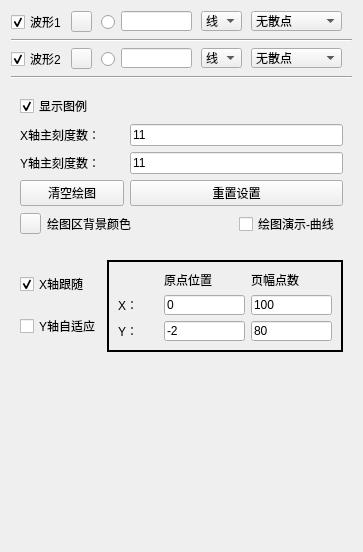
            <widget class="QWidget" name="page_curveCfg">
             <property name="geometry">
              <rect>
               <x>0</x>
               <y>0</y>
               <width>363</width>
               <height>552</height>
              </rect>
             </property>
             <attribute name="icon">
              <iconset>
               <normaloff>:/chart_curve_32px_506507_easyicon.net.ico</normaloff>:/chart_curve_32px_506507_easyicon.net.ico</iconset>
             </attribute>
             <attribute name="label">
              <string>曲线/散点设置</string>
             </attribute>
             <layout class="QVBoxLayout" name="verticalLayout_4">
              <item>
               <widget class="QWidget" name="widget_3" native="true">
                <property name="minimumSize">
                 <size>
                  <width>335</width>
                  <height>22</height>
                 </size>
                </property>
                <property name="maximumSize">
                 <size>
                  <width>16777215</width>
                  <height>22</height>
                 </size>
                </property>
                <widget class="QLineEdit" name="txtValueCurve1">
                 <property name="geometry">
                  <rect>
                   <x>110</x>
                   <y>0</y>
                   <width>71</width>
                   <height>20</height>
                  </rect>
                 </property>
                 <property name="text">
                  <string/>
                 </property>
                </widget>
                <widget class="QRadioButton" name="rdoBoldCurve1">
                 <property name="geometry">
                  <rect>
                   <x>90</x>
                   <y>3</y>
                   <width>16</width>
                   <height>16</height>
                  </rect>
                 </property>
                 <property name="text">
                  <string/>
                 </property>
                 <property name="checked">
                  <bool>false</bool>
                 </property>
                </widget>
                <widget class="QCheckBox" name="chkVisibleCurve1">
                 <property name="geometry">
                  <rect>
                   <x>0</x>
                   <y>3</y>
                   <width>53</width>
                   <height>16</height>
                  </rect>
                 </property>
                 <property name="text">
                  <string>波形1</string>
                 </property>
                 <property name="checked">
                  <bool>true</bool>
                 </property>
                </widget>
                <widget class="QPushButton" name="btnColourCurve1">
                 <property name="geometry">
                  <rect>
                   <x>60</x>
                   <y>0</y>
                   <width>21</width>
                   <height>21</height>
                  </rect>
                 </property>
                 <property name="text">
                  <string/>
                 </property>
                </widget>
                <widget class="QComboBox" name="cmbScatterStyle1">
                 <property name="geometry">
                  <rect>
                   <x>240</x>
                   <y>0</y>
                   <width>91</width>
                   <height>20</height>
                  </rect>
                 </property>
                 <property name="focusPolicy">
                  <enum>Qt::WheelFocus</enum>
                 </property>
                 <property name="maxVisibleItems">
                  <number>20</number>
                 </property>
                 <item>
                  <property name="text">
                   <string>无散点</string>
                  </property>
                  <property name="icon">
                   <iconset>
                    <normaloff>:/pic/ssNone.png</normaloff>:/pic/ssNone.png</iconset>
                  </property>
                 </item>
                 <item>
                  <property name="text">
                   <string>x形</string>
                  </property>
                  <property name="icon">
                   <iconset>
                    <normaloff>:/pic/ssCross.png</normaloff>:/pic/ssCross.png</iconset>
                  </property>
                 </item>
                 <item>
                  <property name="text">
                   <string>+形</string>
                  </property>
                  <property name="icon">
                   <iconset>
                    <normaloff>:/pic/ssPlus.png</normaloff>:/pic/ssPlus.png</iconset>
                  </property>
                 </item>
                 <item>
                  <property name="text">
                   <string>空心圆</string>
                  </property>
                  <property name="icon">
                   <iconset>
                    <normaloff>:/pic/ssCircle.png</normaloff>:/pic/ssCircle.png</iconset>
                  </property>
                 </item>
                 <item>
                  <property name="text">
                   <string>实心圆</string>
                  </property>
                  <property name="icon">
                   <iconset>
                    <normaloff>:/pic/ssDisc.png</normaloff>:/pic/ssDisc.png</iconset>
                  </property>
                 </item>
                 <item>
                  <property name="text">
                   <string>矩形</string>
                  </property>
                  <property name="icon">
                   <iconset>
                    <normaloff>:/pic/ssSquare.png</normaloff>:/pic/ssSquare.png</iconset>
                  </property>
                 </item>
                 <item>
                  <property name="text">
                   <string>菱形</string>
                  </property>
                  <property name="icon">
                   <iconset>
                    <normaloff>:/pic/ssDiamond.png</normaloff>:/pic/ssDiamond.png</iconset>
                  </property>
                 </item>
                 <item>
                  <property name="text">
                   <string>星形</string>
                  </property>
                  <property name="icon">
                   <iconset>
                    <normaloff>:/pic/ssStar.png</normaloff>:/pic/ssStar.png</iconset>
                  </property>
                 </item>
                 <item>
                  <property name="text">
                   <string>正三角</string>
                  </property>
                  <property name="icon">
                   <iconset>
                    <normaloff>:/pic/ssTriangle.png</normaloff>:/pic/ssTriangle.png</iconset>
                  </property>
                 </item>
                 <item>
                  <property name="text">
                   <string>倒三角</string>
                  </property>
                  <property name="icon">
                   <iconset>
                    <normaloff>:/pic/ssTriangleInverted.png</normaloff>:/pic/ssTriangleInverted.png</iconset>
                  </property>
                 </item>
                 <item>
                  <property name="text">
                   <string>x框</string>
                  </property>
                  <property name="icon">
                   <iconset>
                    <normaloff>:/pic/ssCrossSquare.png</normaloff>:/pic/ssCrossSquare.png</iconset>
                  </property>
                 </item>
                 <item>
                  <property name="text">
                   <string>+框</string>
                  </property>
                  <property name="icon">
                   <iconset>
                    <normaloff>:/pic/ssPlusSquare.png</normaloff>:/pic/ssPlusSquare.png</iconset>
                  </property>
                 </item>
                 <item>
                  <property name="text">
                   <string>x圆</string>
                  </property>
                  <property name="icon">
                   <iconset>
                    <normaloff>:/pic/ssCrossCircle.png</normaloff>:/pic/ssCrossCircle.png</iconset>
                  </property>
                 </item>
                 <item>
                  <property name="text">
                   <string>+圆</string>
                  </property>
                  <property name="icon">
                   <iconset>
                    <normaloff>:/pic/ssPlusCircle.png</normaloff>:/pic/ssPlusCircle.png</iconset>
                  </property>
                 </item>
                 <item>
                  <property name="text">
                   <string>和平</string>
                  </property>
                  <property name="icon">
                   <iconset>
                    <normaloff>:/pic/ssPeace.png</normaloff>:/pic/ssPeace.png</iconset>
                  </property>
                 </item>
                </widget>
                <widget class="QComboBox" name="cmbLineStyle1">
                 <property name="geometry">
                  <rect>
                   <x>190</x>
                   <y>0</y>
                   <width>41</width>
                   <height>20</height>
                  </rect>
                 </property>
                 <property name="currentIndex">
                  <number>1</number>
                 </property>
                 <item>
                  <property name="text">
                   <string>点</string>
                  </property>
                 </item>
                 <item>
                  <property name="text">
                   <string>线</string>
                  </property>
                 </item>
                 <item>
                  <property name="text">
                   <string>左</string>
                  </property>
                 </item>
                 <item>
                  <property name="text">
                   <string>右</string>
                  </property>
                 </item>
                 <item>
                  <property name="text">
                   <string>中</string>
                  </property>
                 </item>
                 <item>
                  <property name="text">
                   <string>积</string>
                  </property>
                 </item>
                </widget>
               </widget>
              </item>
              <item>
               <widget class="Line" name="line">
                <property name="orientation">
                 <enum>Qt::Horizontal</enum>
                </property>
               </widget>
              </item>
              <item>
               <widget class="QWidget" name="widget_4" native="true">
                <property name="minimumSize">
                 <size>
                  <width>0</width>
                  <height>22</height>
                 </size>
                </property>
                <property name="maximumSize">
                 <size>
                  <width>16777215</width>
                  <height>22</height>
                 </size>
                </property>
                <widget class="QLineEdit" name="txtValueCurve2">
                 <property name="geometry">
                  <rect>
                   <x>110</x>
                   <y>0</y>
                   <width>71</width>
                   <height>20</height>
                  </rect>
                 </property>
                 <property name="text">
                  <string/>
                 </property>
                </widget>
                <widget class="QRadioButton" name="rdoBoldCurve2">
                 <property name="geometry">
                  <rect>
                   <x>90</x>
                   <y>3</y>
                   <width>16</width>
                   <height>16</height>
                  </rect>
                 </property>
                 <property name="text">
                  <string/>
                 </property>
                 <property name="checked">
                  <bool>false</bool>
                 </property>
                </widget>
                <widget class="QCheckBox" name="chkVisibleCurve2">
                 <property name="enabled">
                  <bool>true</bool>
                 </property>
                 <property name="geometry">
                  <rect>
                   <x>0</x>
                   <y>3</y>
                   <width>53</width>
                   <height>16</height>
                  </rect>
                 </property>
                 <property name="text">
                  <string>波形2</string>
                 </property>
                 <property name="checked">
                  <bool>true</bool>
                 </property>
                </widget>
                <widget class="QPushButton" name="btnColourCurve2">
                 <property name="geometry">
                  <rect>
                   <x>60</x>
                   <y>0</y>
                   <width>21</width>
                   <height>21</height>
                  </rect>
                 </property>
                 <property name="text">
                  <string/>
                 </property>
                </widget>
                <widget class="QComboBox" name="cmbLineStyle2">
                 <property name="geometry">
                  <rect>
                   <x>190</x>
                   <y>0</y>
                   <width>41</width>
                   <height>20</height>
                  </rect>
                 </property>
                 <property name="currentIndex">
                  <number>1</number>
                 </property>
                 <item>
                  <property name="text">
                   <string>点</string>
                  </property>
                 </item>
                 <item>
                  <property name="text">
                   <string>线</string>
                  </property>
                 </item>
                 <item>
                  <property name="text">
                   <string>左</string>
                  </property>
                 </item>
                 <item>
                  <property name="text">
                   <string>右</string>
                  </property>
                 </item>
                 <item>
                  <property name="text">
                   <string>中</string>
                  </property>
                 </item>
                 <item>
                  <property name="text">
                   <string>积</string>
                  </property>
                 </item>
                </widget>
                <widget class="QComboBox" name="cmbScatterStyle2">
                 <property name="geometry">
                  <rect>
                   <x>240</x>
                   <y>0</y>
                   <width>91</width>
                   <height>20</height>
                  </rect>
                 </property>
                 <property name="focusPolicy">
                  <enum>Qt::WheelFocus</enum>
                 </property>
                 <property name="maxVisibleItems">
                  <number>20</number>
                 </property>
                 <item>
                  <property name="text">
                   <string>无散点</string>
                  </property>
                  <property name="icon">
                   <iconset>
                    <normaloff>:/pic/ssNone.png</normaloff>:/pic/ssNone.png</iconset>
                  </property>
                 </item>
                 <item>
                  <property name="text">
                   <string>x形</string>
                  </property>
                  <property name="icon">
                   <iconset>
                    <normaloff>:/pic/ssCross.png</normaloff>:/pic/ssCross.png</iconset>
                  </property>
                 </item>
                 <item>
                  <property name="text">
                   <string>+形</string>
                  </property>
                  <property name="icon">
                   <iconset>
                    <normaloff>:/pic/ssPlus.png</normaloff>:/pic/ssPlus.png</iconset>
                  </property>
                 </item>
                 <item>
                  <property name="text">
                   <string>空心圆</string>
                  </property>
                  <property name="icon">
                   <iconset>
                    <normaloff>:/pic/ssCircle.png</normaloff>:/pic/ssCircle.png</iconset>
                  </property>
                 </item>
                 <item>
                  <property name="text">
                   <string>实心圆</string>
                  </property>
                  <property name="icon">
                   <iconset>
                    <normaloff>:/pic/ssDisc.png</normaloff>:/pic/ssDisc.png</iconset>
                  </property>
                 </item>
                 <item>
                  <property name="text">
                   <string>矩形</string>
                  </property>
                  <property name="icon">
                   <iconset>
                    <normaloff>:/pic/ssSquare.png</normaloff>:/pic/ssSquare.png</iconset>
                  </property>
                 </item>
                 <item>
                  <property name="text">
                   <string>菱形</string>
                  </property>
                  <property name="icon">
                   <iconset>
                    <normaloff>:/pic/ssDiamond.png</normaloff>:/pic/ssDiamond.png</iconset>
                  </property>
                 </item>
                 <item>
                  <property name="text">
                   <string>星形</string>
                  </property>
                  <property name="icon">
                   <iconset>
                    <normaloff>:/pic/ssStar.png</normaloff>:/pic/ssStar.png</iconset>
                  </property>
                 </item>
                 <item>
                  <property name="text">
                   <string>正三角</string>
                  </property>
                  <property name="icon">
                   <iconset>
                    <normaloff>:/pic/ssTriangle.png</normaloff>:/pic/ssTriangle.png</iconset>
                  </property>
                 </item>
                 <item>
                  <property name="text">
                   <string>倒三角</string>
                  </property>
                  <property name="icon">
                   <iconset>
                    <normaloff>:/pic/ssTriangleInverted.png</normaloff>:/pic/ssTriangleInverted.png</iconset>
                  </property>
                 </item>
                 <item>
                  <property name="text">
                   <string>x框</string>
                  </property>
                  <property name="icon">
                   <iconset>
                    <normaloff>:/pic/ssCrossSquare.png</normaloff>:/pic/ssCrossSquare.png</iconset>
                  </property>
                 </item>
                 <item>
                  <property name="text">
                   <string>+框</string>
                  </property>
                  <property name="icon">
                   <iconset>
                    <normaloff>:/pic/ssPlusSquare.png</normaloff>:/pic/ssPlusSquare.png</iconset>
                  </property>
                 </item>
                 <item>
                  <property name="text">
                   <string>x圆</string>
                  </property>
                  <property name="icon">
                   <iconset>
                    <normaloff>:/pic/ssCrossCircle.png</normaloff>:/pic/ssCrossCircle.png</iconset>
                  </property>
                 </item>
                 <item>
                  <property name="text">
                   <string>+圆</string>
                  </property>
                  <property name="icon">
                   <iconset>
                    <normaloff>:/pic/ssPlusCircle.png</normaloff>:/pic/ssPlusCircle.png</iconset>
                  </property>
                 </item>
                 <item>
                  <property name="text">
                   <string>和平</string>
                  </property>
                  <property name="icon">
                   <iconset>
                    <normaloff>:/pic/ssPeace.png</normaloff>:/pic/ssPeace.png</iconset>
                  </property>
                 </item>
                </widget>
               </widget>
              </item>
              <item>
               <widget class="Line" name="line_2">
                <property name="orientation">
                 <enum>Qt::Horizontal</enum>
                </property>
               </widget>
              </item>
              <item>
               <widget class="QWidget" name="widget" native="true">
                <layout class="QGridLayout" name="gridLayout_3">
                 <item row="0" column="0">
                  <widget class="QCheckBox" name="chkShowLegend">
                   <property name="text">
                    <string>显示图例</string>
                   </property>
                   <property name="checked">
                    <bool>true</bool>
                   </property>
                  </widget>
                 </item>
                 <item row="1" column="0">
                  <widget class="QLabel" name="label_2">
                   <property name="text">
                    <string>X轴主刻度数：</string>
                   </property>
                  </widget>
                 </item>
                 <item row="1" column="1" colspan="2">
                  <widget class="QLineEdit" name="txtMainScaleNumX">
                   <property name="text">
                    <string>11</string>
                   </property>
                  </widget>
                 </item>
                 <item row="2" column="0">
                  <widget class="QLabel" name="label_3">
                   <property name="text">
                    <string>Y轴主刻度数：</string>
                   </property>
                  </widget>
                 </item>
                 <item row="2" column="1" colspan="2">
                  <widget class="QLineEdit" name="txtMainScaleNumY">
                   <property name="text">
                    <string>11</string>
                   </property>
                  </widget>
                 </item>
                 <item row="3" column="0">
                  <widget class="QPushButton" name="btnClearGraphs">
                   <property name="text">
                    <string>清空绘图</string>
                   </property>
                  </widget>
                 </item>
                 <item row="3" column="1" colspan="2">
                  <widget class="QPushButton" name="btnResetSettings">
                   <property name="text">
                    <string>重置设置</string>
                   </property>
                  </widget>
                 </item>
                 <item row="4" column="0" colspan="2">
                  <layout class="QHBoxLayout" name="horizontalLayout_4">
                   <item>
                    <widget class="QPushButton" name="btnColourBack">
                     <property name="minimumSize">
                      <size>
                       <width>21</width>
                       <height>21</height>
                      </size>
                     </property>
                     <property name="maximumSize">
                      <size>
                       <width>21</width>
                       <height>21</height>
                      </size>
                     </property>
                     <property name="text">
                      <string/>
                     </property>
                    </widget>
                   </item>
                   <item>
                    <widget class="QLabel" name="label">
                     <property name="text">
                      <string>绘图区背景颜色</string>
                     </property>
                    </widget>
                   </item>
                  </layout>
                 </item>
                 <item row="4" column="2">
                  <widget class="QCheckBox" name="chkDrawDemo">
                   <property name="text">
                    <string>绘图演示-曲线</string>
                   </property>
                   <property name="checked">
                    <bool>false</bool>
                   </property>
                  </widget>
                 </item>
                </layout>
               </widget>
              </item>
              <item>
               <widget class="QWidget" name="widget_6" native="true">
                <layout class="QHBoxLayout" name="horizontalLayout_7">
                 <item>
                  <layout class="QVBoxLayout" name="verticalLayout_5">
                   <item>
                    <widget class="QCheckBox" name="chkTrackX">
                     <property name="text">
                      <string>X轴跟随</string>
                     </property>
                     <property name="checked">
                      <bool>true</bool>
                     </property>
                    </widget>
                   </item>
                   <item>
                    <widget class="QCheckBox" name="chkAdjustY">
                     <property name="text">
                      <string>Y轴自适应</string>
                     </property>
                    </widget>
                   </item>
                  </layout>
                 </item>
                 <item>
                  <widget class="QFrame" name="FramePagePoint">
                   <property name="frameShape">
                    <enum>QFrame::WinPanel</enum>
                   </property>
                   <property name="frameShadow">
                    <enum>QFrame::Plain</enum>
                   </property>
                   <layout class="QGridLayout" name="gridLayout_2">
                    <item row="0" column="1">
                     <widget class="QLabel" name="lblPointOrigin">
                      <property name="text">
                       <string>原点位置</string>
                      </property>
                     </widget>
                    </item>
                    <item row="0" column="2">
                     <widget class="QLabel" name="lblPointCount">
                      <property name="text">
                       <string>页幅点数</string>
                      </property>
                     </widget>
                    </item>
                    <item row="1" column="0">
                     <widget class="QLabel" name="lblPointCountX">
                      <property name="text">
                       <string>X：</string>
                      </property>
                     </widget>
                    </item>
                    <item row="1" column="1">
                     <widget class="QLineEdit" name="txtPointOriginX">
                      <property name="minimumSize">
                       <size>
                        <width>81</width>
                        <height>20</height>
                       </size>
                      </property>
                      <property name="maximumSize">
                       <size>
                        <width>81</width>
                        <height>20</height>
                       </size>
                      </property>
                      <property name="text">
                       <string>0</string>
                      </property>
                     </widget>
                    </item>
                    <item row="1" column="2">
                     <widget class="QLineEdit" name="txtPointCountX">
                      <property name="minimumSize">
                       <size>
                        <width>81</width>
                        <height>20</height>
                       </size>
                      </property>
                      <property name="maximumSize">
                       <size>
                        <width>81</width>
                        <height>20</height>
                       </size>
                      </property>
                      <property name="focusPolicy">
                       <enum>Qt::StrongFocus</enum>
                      </property>
                      <property name="text">
                       <string>100</string>
                      </property>
                     </widget>
                    </item>
                    <item row="2" column="0">
                     <widget class="QLabel" name="lblPointCountY">
                      <property name="text">
                       <string>Y：</string>
                      </property>
                     </widget>
                    </item>
                    <item row="2" column="1">
                     <widget class="QLineEdit" name="txtPointOriginY">
                      <property name="minimumSize">
                       <size>
                        <width>81</width>
                        <height>20</height>
                       </size>
                      </property>
                      <property name="maximumSize">
                       <size>
                        <width>81</width>
                        <height>20</height>
                       </size>
                      </property>
                      <property name="text">
                       <string>-2</string>
                      </property>
                     </widget>
                    </item>
                    <item row="2" column="2">
                     <widget class="QLineEdit" name="txtPointCountY">
                      <property name="minimumSize">
                       <size>
                        <width>81</width>
                        <height>20</height>
                       </size>
                      </property>
                      <property name="maximumSize">
                       <size>
                        <width>81</width>
                        <height>20</height>
                       </size>
                      </property>
                      <property name="text">
                       <string>80</string>
                      </property>
                     </widget>
                    </item>
                   </layout>
                  </widget>
                 </item>
                </layout>
               </widget>
              </item>
              <item>
               <spacer name="verticalSpacer">
                <property name="orientation">
                 <enum>Qt::Vertical</enum>
                </property>
                <property name="sizeHint" stdset="0">
                 <size>
                  <width>20</width>
                  <height>182</height>
                 </size>
                </property>
               </spacer>
              </item>
             </layout>
            </widget>
